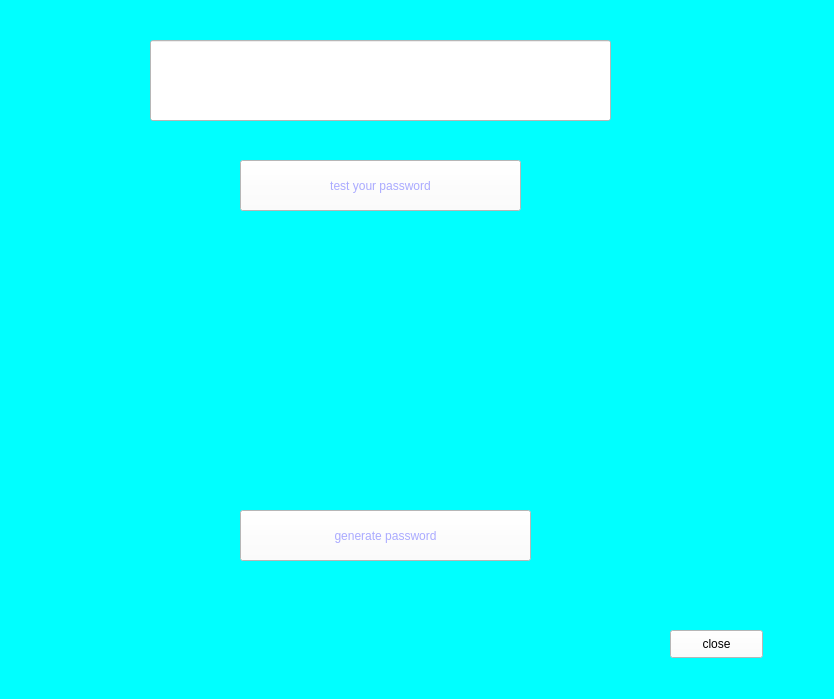
<?xml version="1.0" encoding="UTF-8"?>
<ui version="4.0">
 <class>Form</class>
 <widget class="QWidget" name="Form">
  <property name="geometry">
   <rect>
    <x>0</x>
    <y>0</y>
    <width>834</width>
    <height>699</height>
   </rect>
  </property>
  <property name="windowTitle">
   <string>Form</string>
  </property>
  <property name="styleSheet">
   <string notr="true">background-color: rgb(0, 255, 255);</string>
  </property>
  <widget class="QLineEdit" name="input">
   <property name="geometry">
    <rect>
     <x>150</x>
     <y>40</y>
     <width>461</width>
     <height>81</height>
    </rect>
   </property>
   <property name="styleSheet">
    <string notr="true">background-color: rgb(255, 255, 255);
font: 26pt &quot;MS Shell Dlg 2&quot;;</string>
   </property>
  </widget>
  <widget class="QLabel" name="erorr">
   <property name="geometry">
    <rect>
     <x>50</x>
     <y>240</y>
     <width>651</width>
     <height>31</height>
    </rect>
   </property>
   <property name="styleSheet">
    <string notr="true">font: 75 18pt &quot;MS Shell Dlg 2&quot;;
color: rgb(255, 0, 0);</string>
   </property>
   <property name="text">
    <string/>
   </property>
  </widget>
  <widget class="QPushButton" name="b1">
   <property name="geometry">
    <rect>
     <x>240</x>
     <y>160</y>
     <width>281</width>
     <height>51</height>
    </rect>
   </property>
   <property name="styleSheet">
    <string notr="true">font: 75 18pt &quot;MS Shell Dlg 2&quot;;
background-color: rgb(255, 255, 255);
color: rgb(170, 170, 255);</string>
   </property>
   <property name="text">
    <string>test your password</string>
   </property>
  </widget>
  <widget class="QPushButton" name="b2">
   <property name="geometry">
    <rect>
     <x>240</x>
     <y>510</y>
     <width>291</width>
     <height>51</height>
    </rect>
   </property>
   <property name="styleSheet">
    <string notr="true">font: 75 18pt &quot;MS Shell Dlg 2&quot;;
background-color: rgb(255, 255, 255);
color: rgb(170, 170, 255);</string>
   </property>
   <property name="text">
    <string>generate password</string>
   </property>
  </widget>
  <widget class="QLabel" name="gener">
   <property name="geometry">
    <rect>
     <x>230</x>
     <y>390</y>
     <width>321</width>
     <height>51</height>
    </rect>
   </property>
   <property name="styleSheet">
    <string notr="true">font: 75 18pt &quot;MS Shell Dlg 2&quot;;
color: rgb(170, 85, 0);</string>
   </property>
   <property name="text">
    <string/>
   </property>
  </widget>
  <widget class="QPushButton" name="pushButton">
   <property name="geometry">
    <rect>
     <x>670</x>
     <y>630</y>
     <width>93</width>
     <height>28</height>
    </rect>
   </property>
   <property name="styleSheet">
    <string notr="true">font: 75 10pt &quot;MS Shell Dlg 2&quot;;
background-color: rgb(255, 255, 255);</string>
   </property>
   <property name="text">
    <string>close</string>
   </property>
  </widget>
  <widget class="QLabel" name="good">
   <property name="geometry">
    <rect>
     <x>40</x>
     <y>280</y>
     <width>671</width>
     <height>41</height>
    </rect>
   </property>
   <property name="styleSheet">
    <string notr="true">font: 75 18pt &quot;MS Shell Dlg 2&quot;;
color: rgb(54, 108, 80);</string>
   </property>
   <property name="text">
    <string/>
   </property>
  </widget>
 </widget>
 <resources/>
 <connections>
  <connection>
   <sender>pushButton</sender>
   <signal>clicked()</signal>
   <receiver>Form</receiver>
   <slot>close()</slot>
   <hints>
    <hint type="sourcelabel">
     <x>709</x>
     <y>638</y>
    </hint>
    <hint type="destinationlabel">
     <x>813</x>
     <y>-16</y>
    </hint>
   </hints>
  </connection>
 </connections>
</ui>
